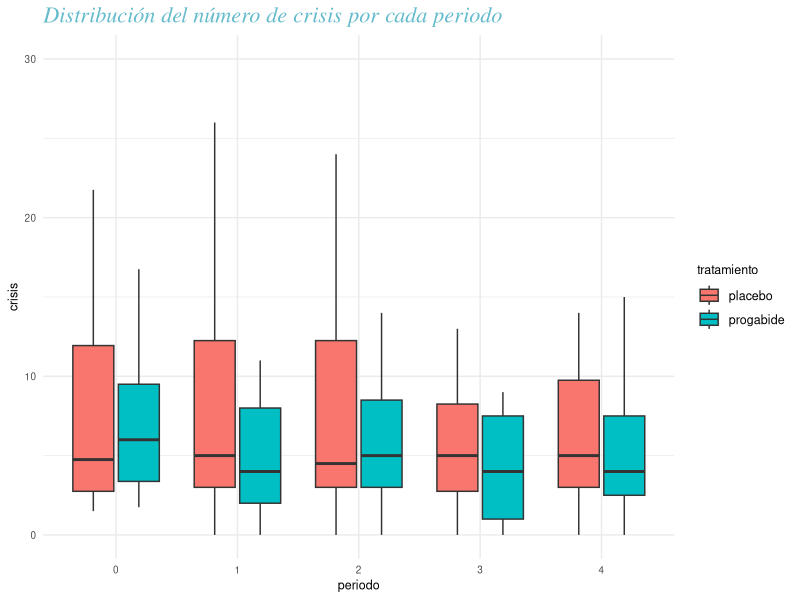
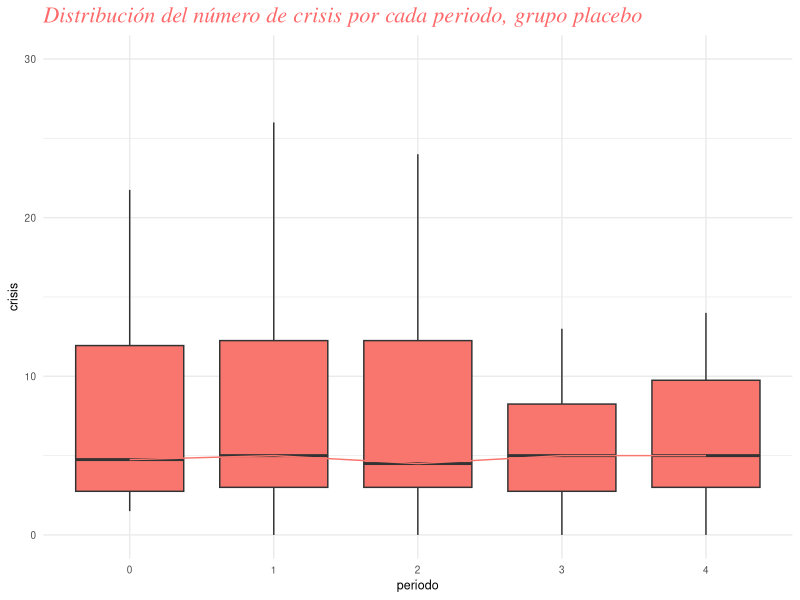
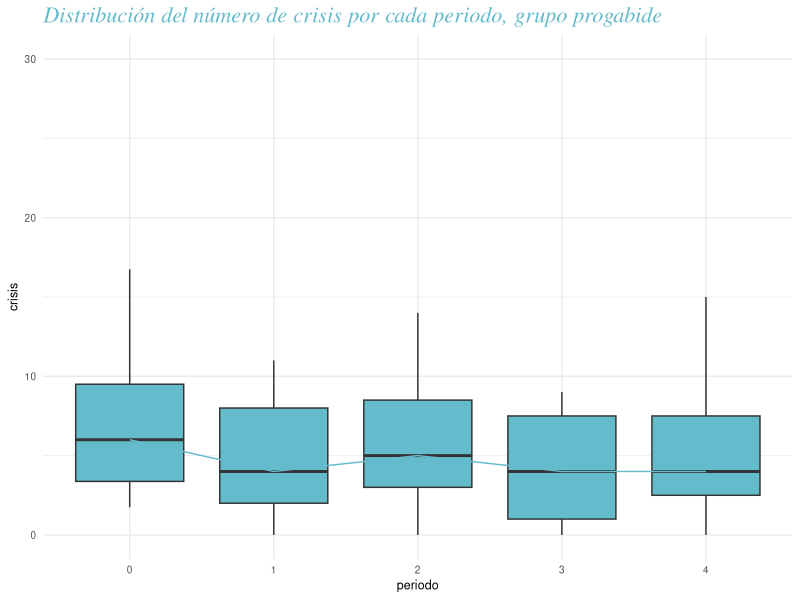

Generate these figures, in order, with R: (Note: this script raises an error after producing the figures.)
## ---- chunk 1
#Librerias
library(pwr)
library(ggplot2)
library(dplyr)
library(fitdistrplus)
library(modeest)
## ---- chunk 2
##Linea Base

# obtenemos toda la base de datos de epilepsia
data_cruda<-MASS::epil
data_cruda<- data_cruda %>% distinct
data_cruda
sujetos_placebo <- data_cruda %>% filter(trt=="placebo") %>% dplyr::select(base,y,subject,period)
sujetos_progabide <- data_cruda %>% filter(trt=="progabide") %>% dplyr::select(base,y,subject,period)

# Quitar los outliers

#buscamos donde estan los outliers, sujetos 49 y 25
data_cruda
which(data_cruda$subject == 25)

#borramos las filas correspondientes y asignamos nuevo nombre

data_cruda_out <- data_cruda[-c(97, 98, 99, 100, 193, 194, 195, 196),]
data_cruda_out

# data cocinada (línea base/4)
Data_cocinada <- data.frame(data_cruda$subject, data_cruda$base /4, data_cruda$y, data_cruda$period, data_cruda$trt)
#cambiando nombres
colnames(Data_cocinada)
names(Data_cocinada)[names(Data_cocinada) == "data_cruda.subject"] <- "sujeto"
names(Data_cocinada)[names(Data_cocinada) == "data_cruda.base.4"] <- "base"
names(Data_cocinada)[names(Data_cocinada) == "data_cruda.y"] <- "crisis"
names(Data_cocinada)[names(Data_cocinada) == "data_cruda.period"] <- "periodo"
names(Data_cocinada)[names(Data_cocinada) == "data_cruda.trt"] <- "tratamiento"
Data_cocinada
# data sin linea base
Data_condimentada <- data.frame(Data_cocinada$sujeto, Data_cocinada$crisis, Data_cocinada$periodo, Data_cocinada$tratamiento)
names(Data_condimentada)[names(Data_condimentada) == "Data_cocinada.sujeto"] <- "sujeto"
names(Data_condimentada)[names(Data_condimentada) == "Data_cocinada.crisis"] <- "crisis"
names(Data_condimentada)[names(Data_condimentada) == "Data_cocinada.periodo"] <- "periodo"
names(Data_condimentada)[names(Data_condimentada) == "Data_cocinada.tratamiento"] <- "tratamiento"
colnames(Data_condimentada)
# Poniendo la línea base como periodo 0
period0 <- data.frame(sujeto= Data_cocinada$sujeto, crisis= Data_cocinada$base, periodo = 0, tratamiento = Data_cocinada$tratamiento)

period0$periodo <- as.factor(period0$periodo)
period0_ND <- period0 %>% distinct

Data_condimentada <- rbind(Data_condimentada, period0_ND)

Data_condimentada
Data_condimentada <- Data_condimentada[with(Data_condimentada, order(Data_condimentada$sujeto)), ]
#Con este data.frame ya podemos hacer nuestras pruebas de hipotesis.
## ---- chunk 3
boxplots_cruda <- ggplot(Data_condimentada, aes(x= periodo, y= crisis, fill= tratamiento)) +
  geom_boxplot(outlier.shape = NA) +
  coord_cartesian(ylim=c(0, 30)) +
  labs(title = "Distribución del número de crisis por cada periodo", x = "periodo", y = "crisis") + theme_minimal() + theme(plot.title = element_text(size = 16, color = "#64BBCC", face = "italic", "bold", family ="serif"), text = element_text(size = 9), legend.title = element_text(size = 9), legend.text = element_text(size = 9))
boxplots_cruda 

boxplots_placebo <- ggplot(Data_condimentada %>% filter(tratamiento=="placebo"), aes(x= periodo, y= crisis, fill= "red")) +
  geom_boxplot(outlier.shape = NA) +
  coord_cartesian(ylim=c(0, 30))+ labs(title = "Distribución del número de crisis por cada periodo, grupo placebo", x = "periodo", y = "crisis") + theme_minimal() + theme(plot.title = element_text(size = 16, color = "#FF696A", face = "italic", "bold", family ="serif"), text = element_text(size = 9), legend.title = element_blank(), legend.text = element_blank(), legend.position='none')  + stat_summary(
    fun.y = median,
    geom = 'line',
    aes(group = tratamiento, colour = tratamiento),
    position = position_dodge(width = 0.9) #this has to be added
  )
boxplots_placebo 

boxplots_proga <- ggplot(Data_condimentada %>% filter(tratamiento=="progabide"), aes(x= periodo, y= crisis, fill= tratamiento)) +
  geom_boxplot(outlier.shape = NA) + scale_fill_manual(values = c("#64BBCC")) +
  coord_cartesian(ylim=c(0, 30))+ labs(title = "Distribución del número de crisis por cada periodo, grupo progabide", x = "periodo", y = "crisis") + theme_minimal() + theme(plot.title = element_text(size = 16, color = "#64BBCC", face = "italic", "bold", family ="serif"), text = element_text(size = 9), legend.title = element_blank(), legend.text = element_blank(), legend.position='none')  + 
  stat_summary(
    fun.y = median,
    geom = 'line',
    aes(group = tratamiento, color= tratamiento),
    position = position_dodge(width = 0.9) #this has to be added
  ) + scale_colour_manual(values = c("#64BBCC"))
boxplots_proga
## ---- chunk 4
# U de Mann-Withney = wilcox.test(paired=FALSE)

Data_wilcoxon <- Data_condimentada
Data_wilcoxon$Vector1<-paste0(Data_wilcoxon$tratamiento, Data_wilcoxon$periodo)

Data_wilcoxon$Vector1 <- as.factor(Data_wilcoxon$Vector1)
w0 <- wilcox.test(Data_wilcoxon$crisis[Data_wilcoxon$Vector1 == "placebo0"], Data_wilcoxon$crisis[Data_wilcoxon$Vector1 == "progabide0"], paired = FALSE, alternative = "greater")
w0$p.value

w1 <- wilcox.test(Data_wilcoxon$crisis[Data_wilcoxon$Vector1 == "placebo1"], Data_wilcoxon$crisis[Data_wilcoxon$Vector1 == "progabide1"], paired = FALSE, alternative = "greater")

w2 <- wilcox.test(Data_wilcoxon$crisis[Data_wilcoxon$Vector1 == "placebo2"], Data_wilcoxon$crisis[Data_wilcoxon$Vector1 == "progabide2"], paired = FALSE, alternative = "greater")

w3 <- wilcox.test(Data_wilcoxon$crisis[Data_wilcoxon$Vector1 == "placebo3"], Data_wilcoxon$crisis[Data_wilcoxon$Vector1 == "progabide3"], paired = FALSE, alternative = "greater")

w4 <- wilcox.test(Data_wilcoxon$crisis[Data_wilcoxon$Vector1 == "placebo4"], Data_wilcoxon$crisis[Data_wilcoxon$Vector1 == "progabide4"], paired = FALSE, alternative = "greater")

w_p_values <- data.frame(w0$p.value,w1$p.value,w2$p.value,w3$p.value,w4$p.value)

w_p_values

write.csv(w_p_values,"C:/Users/luisf/U_de_Mann_Withney.csv", row.names = FALSE)
## ---- chunk 5
Data_placebo <- Data_wilcoxon %>% filter(tratamiento=="placebo")
f1 <- friedman.test(Data_placebo$crisis,Data_placebo$periodo,Data_placebo$sujeto)

Data_progabide <- Data_wilcoxon %>% filter(tratamiento=="progabide")
f2 <- friedman.test(Data_progabide$crisis,Data_progabide$periodo,Data_progabide$sujeto)

friedman_results <- data.frame(f1$p.value,f2$p.value)
friedman_results
write.csv(friedman_results,"C:/Users/luisf/Friedman.csv", row.names = FALSE)
## ---- chunk 6
a <- wilcox.test(Data_wilcoxon$crisis[Data_wilcoxon$Vector1 == "progabide0"], Data_wilcoxon$crisis[Data_wilcoxon$Vector1 == "progabide1"], paired = TRUE, alternative = "greater")

b <- wilcox.test(Data_wilcoxon$crisis[Data_wilcoxon$Vector1 == "progabide0"], Data_wilcoxon$crisis[Data_wilcoxon$Vector1 == "progabide2"], paired = TRUE, alternative = "greater")

c <- wilcox.test(Data_wilcoxon$crisis[Data_wilcoxon$Vector1 == "progabide0"], Data_wilcoxon$crisis[Data_wilcoxon$Vector1 == "progabide3"], paired = TRUE, alternative = "greater")

d <- wilcox.test(Data_wilcoxon$crisis[Data_wilcoxon$Vector1 == "progabide0"], Data_wilcoxon$crisis[Data_wilcoxon$Vector1 == "progabide4"], paired = TRUE, alternative = "greater")

e <- wilcox.test(Data_wilcoxon$crisis[Data_wilcoxon$Vector1 == "progabide1"], Data_wilcoxon$crisis[Data_wilcoxon$Vector1 == "progabide4"], paired = TRUE, alternative = "greater")

f <- wilcox.test(Data_wilcoxon$crisis[Data_wilcoxon$Vector1 == "progabide1"], Data_wilcoxon$crisis[Data_wilcoxon$Vector1 == "progabide2"], paired = TRUE, alternative = "greater")

g <- wilcox.test(Data_wilcoxon$crisis[Data_wilcoxon$Vector1 == "progabide1"], Data_wilcoxon$crisis[Data_wilcoxon$Vector1 == "progabide3"], paired = TRUE, alternative = "greater")

h <- wilcox.test(Data_wilcoxon$crisis[Data_wilcoxon$Vector1 == "progabide2"], Data_wilcoxon$crisis[Data_wilcoxon$Vector1 == "progabide4"], paired = TRUE, alternative = "greater")

i <- wilcox.test(Data_wilcoxon$crisis[Data_wilcoxon$Vector1 == "progabide2"], Data_wilcoxon$crisis[Data_wilcoxon$Vector1 == "progabide3"], paired = TRUE, alternative = "greater")

j <- wilcox.test(Data_wilcoxon$crisis[Data_wilcoxon$Vector1 == "progabide3"], Data_wilcoxon$crisis[Data_wilcoxon$Vector1 == "progabide4"], paired = TRUE, alternative = "greater")


p_values <- c(a$p.value,b$p.value,c$p.value,d$p.value,e$p.value,f$p.value,g$p.value,h$p.value,i$p.value,j$p.value)
p_values

p_ajustada <- c(p.adjust(p_values, method ="bonferroni"))
p_ajustada

p <- data.frame(p_values,p_ajustada)
p
write.csv(p,"C:/Users/luisf/Posthoc.csv", row.names = FALSE)
## ---- chunk 7
Data_progabide
Data_progabide$Vector1 <- as.factor(Data_progabide$Vector1)
pairwise.wilcox.test(x=Data_progabide$crisis, g=Data_progabide$Vector1,alternative="greater",paired=T,p.adjust.method="bonferroni")
## ---- chunk 8
sujetos_placebo1 <- subset(sujetos_placebo, period == "1")
control1 <- data.frame(sujetos_placebo1$y,sujetos_placebo1$age,sujetos_placebo1$subject)
control1 <- rename(control1 %>% distinct, crisis1 = "sujetos_placebo1.y" , edad="sujetos_placebo1.age",sujeto= "sujetos_placebo1.subject")

sujetos_placebo2 <- subset(sujetos_placebo, period == "2")
control2 <- data.frame(sujetos_placebo2$y,sujetos_placebo2$age,sujetos_placebo2$subject)
control2 <- rename(control2 %>% distinct, crisis2 = "sujetos_placebo2.y" , edad="sujetos_placebo2.age",sujeto= "sujetos_placebo2.subject")

sujetos_placebo3 <- subset(sujetos_placebo, period == "3")
control3 <- data.frame(sujetos_placebo3$y,sujetos_placebo3$age,sujetos_placebo3$subject)
control3 <- rename(control3 %>% distinct, crisis3 = "sujetos_placebo3.y" , edad="sujetos_placebo3.age",sujeto= "sujetos_placebo3.subject")

sujetos_placebo4 <- subset(sujetos_placebo, period == "4")
control4 <- data.frame(sujetos_placebo4$y,sujetos_placebo4$age,sujetos_placebo4$subject)
control4 <- rename(control4 %>% distinct, crisis4 = "sujetos_placebo4.y" , edad="sujetos_placebo4.age",sujeto= "sujetos_placebo4.subject")

controles <- data.frame(control0,control1,control2,control3,control4)
## ---- chunk 9
length(sujetos_placebo$subject)/4# 28 pacientes
length(sujetos_progabide$subject)/4 # 31 pacientes
## ---- chunk 10
#install.packages("modeest")
data_descriptiva_edad <- data_cruda %>% dplyr::select(age,subject)
data_descriptiva_edad <- data_descriptiva_edad %>% distinct
## ---- chunk 11
media <- mean(data_descriptiva_edad$age)
media
mediana <- median(data_descriptiva_edad$age)
mediana
moda <- mfv(data_descriptiva_edad$age)
moda
sd <- sd(data_descriptiva_edad$age)
sd
var <- var(data_descriptiva_edad$age)
var
q <- quantile(data_descriptiva_edad$age)
q
iqr <- IQR(data_descriptiva_edad$age)
iqr
cv <- sd/media
cv
ran <- range(data_descriptiva_edad$age)
ran
edad_descriptiva <- c(media,mediana,moda,sd,var,q,iqr,cv,ran)
write.csv(edad_descriptiva,"C:/Users/luisf/EstaDescriptiva_edad.csv", row.names = FALSE)
## ---- chunk 12
media <- mean(sujetos_placebo$y)
media
mediana <- median(sujetos_placebo$y)
mediana
moda <- mfv(sujetos_placebo$y)
moda
sd <- sd(sujetos_placebo$y)
sd
var <- var(sujetos_placebo$y)
var
q <- quantile(sujetos_placebo$y)
q
iqr <- IQR(sujetos_placebo$y)
iqr
cv <- sd/media
cv
ran <- range(sujetos_placebo$y)
ran
crisisplacebo_descriptiva <- c(media,mediana,moda,sd,var,q,iqr,cv,ran)
write.csv(crisisplacebo_descriptiva,"C:/Users/luisf/EstaDescriptiva_crisisplacebo.csv", row.names = FALSE)
## ---- chunk 13
placebo_periodo0 <- sujetos_placebo %>% dplyr::select(base,subject) %>% distinct
media <- mean(placebo_periodo0$base)
media
mediana <- median(placebo_periodo0$base)
mediana
moda <- mfv(placebo_periodo0$base)
moda
sd <- sd(placebo_periodo0$base)
sd
var <- var(placebo_periodo0$base)
var
q <- quantile(placebo_periodo0$base)
q
iqr <- IQR(placebo_periodo0$base)
iqr
cv <- sd/media
cv
ran <- range(placebo_periodo0$base)
ran
placebobase_descriptiva <- c(media,mediana,moda,sd,var,q,iqr,cv,ran)
## ---- chunk 14
placebo_periodo1 <- sujetos_placebo %>% filter(period=="1")
media <- mean(placebo_periodo1$y)
media
mediana <- median(placebo_periodo1$y)
mediana
moda <- mfv(placebo_periodo1$y)
moda
sd <- sd(placebo_periodo1$y)
sd
var <- var(placebo_periodo1$y)
var
q <- quantile(placebo_periodo1$y)
q
iqr <- IQR(placebo_periodo1$y)
iqr
cv <- sd/media
cv
ran <- range(placebo_periodo1$y)
ran
placeboperiodo1_descriptiva <- c(media,mediana,moda,sd,var,q,iqr,cv,ran)
## ---- chunk 15
placebo_periodo2 <- sujetos_placebo %>% filter(period=="2")
media <- mean(placebo_periodo2$y)
media
mediana <- median(placebo_periodo2$y)
mediana
moda <- mfv(placebo_periodo2$y)
moda
sd <- sd(placebo_periodo2$y)
sd
var <- var(placebo_periodo2$y)
var
q <- quantile(placebo_periodo2$y)
q
iqr <- IQR(placebo_periodo2$y)
iqr
cv <- sd/media
cv
ran <- range(placebo_periodo2$y)
ran
placeboperiodo2_descriptiva <- c(media,mediana,moda,sd,var,q,iqr,cv,ran)
## ---- chunk 16
placebo_periodo3 <- sujetos_placebo %>% filter(period=="3")
media <- mean(placebo_periodo3$y)
media
mediana <- median(placebo_periodo3$y)
mediana
moda <- mfv(placebo_periodo3$y)
moda
sd <- sd(placebo_periodo3$y)
sd
var <- var(placebo_periodo3$y)
var
q <- quantile(placebo_periodo3$y)
q
iqr <- IQR(placebo_periodo3$y)
iqr
cv <- sd/media
cv
ran <- range(placebo_periodo3$y)
ran
placeboperiodo3_descriptiva <- c(media,mediana,moda,sd,var,q,iqr,cv,ran)
## ---- chunk 17
placebo_periodo4 <- sujetos_placebo %>% filter(period=="4")
media <- mean(placebo_periodo4$y)
media
mediana <- median(placebo_periodo4$y)
mediana
moda <- mfv(placebo_periodo4$y)
moda
sd <- sd(placebo_periodo4$y)
sd
var <- var(placebo_periodo4$y)
var
q <- quantile(placebo_periodo4$y)
q
iqr <- IQR(placebo_periodo4$y)
iqr
cv <- sd/media
cv
ran <- range(placebo_periodo4$y)
ran
placeboperiodo4_descriptiva <- c(media,mediana,moda,sd,var,q,iqr,cv,ran)

placebo_periodos <- data.frame(placebobase_descriptiva,placeboperiodo1_descriptiva,placeboperiodo2_descriptiva,placeboperiodo3_descriptiva,placeboperiodo4_descriptiva)

write.csv(placebo_periodos,"C:/Users/luisf/EstaDescriptiva_placeboperiodos.csv", row.names = FALSE)
## ---- chunk 18
media <- mean(sujetos_progabide$y)
media
mediana <- median(sujetos_progabide$y)
mediana
moda <- mfv(sujetos_progabide$y)
moda
sd <- sd(sujetos_progabide$y)
sd
var <- var(sujetos_progabide$y)
var
q <- quantile(sujetos_progabide$y)
q
iqr <- IQR(sujetos_progabide$y)
iqr
cv <- sd/media
cv
ran <- range(sujetos_progabide$y)
ran
progabidecrisis_descriptiva <- c(media,mediana,moda,sd,var,q,iqr,cv,ran)
write.csv(progabidecrisis_descriptiva,"C:/Users/luisf/EstaDescriptiva_progabidecrisis.csv", row.names = FALSE)
## ---- chunk 19
progabide_periodo0 <- sujetos_progabide %>% dplyr::select(base,subject) %>% distinct
media <- mean(progabide_periodo0$base)
media
mediana <- median(progabide_periodo0$base)
mediana
moda <- mfv(progabide_periodo0$base)
moda
sd <- sd(progabide_periodo0$base)
sd
var <- var(progabide_periodo0$base)
var
q <- quantile(progabide_periodo0$base)
q
iqr <- IQR(progabide_periodo0$base)
iqr
cv <- sd/media
cv
ran <- range(progabide_periodo0$base)
ran
progabidebase_descriptiva <- c(media,mediana,moda,sd,var,q,iqr,cv,ran)
## ---- chunk 20
progabide_periodo1 <- sujetos_progabide %>% filter(period=="1")
media <- mean(progabide_periodo1$y)
media
mediana <- median(progabide_periodo1$y)
mediana
moda <- mfv(progabide_periodo1$y)
moda
sd <- sd(progabide_periodo1$y)
sd
var <- var(progabide_periodo1$y)
var
q <- quantile(progabide_periodo1$y)
q
iqr <- IQR(progabide_periodo1$y)
iqr
cv <- sd/media
cv
ran <- range(progabide_periodo1$y)
ran
progabideperiodo1_descriptiva <- c(media,mediana,moda,sd,var,q,iqr,cv,ran)
## ---- chunk 21
progabide_periodo2 <- sujetos_progabide %>% filter(period=="2")
media <- mean(progabide_periodo2$y)
media
mediana <- median(progabide_periodo2$y)

moda <- mfv(progabide_periodo2$y)
moda <- paste(moda[1],moda[2])
sd <- sd(progabide_periodo2$y)
sd
var <- var(progabide_periodo2$y)
var
q <- quantile(progabide_periodo2$y)
q
iqr <- IQR(progabide_periodo2$y)
iqr
cv <- sd/media
cv
ran <- range(progabide_periodo2$y)
ran
progabideperiodo2_descriptiva <- c(media,mediana,moda,sd,var,q,iqr,cv,ran)

## ---- chunk 22
progabide_periodo3 <- sujetos_progabide %>% filter(period=="3")
media <- mean(progabide_periodo3$y)
media
mediana <- median(progabide_periodo3$y)
mediana
moda <- mfv(progabide_periodo3$y)
moda
sd <- sd(progabide_periodo3$y)
sd
var <- var(progabide_periodo3$y)
var
q <- quantile(progabide_periodo3$y)
q
iqr <- IQR(progabide_periodo3$y)
iqr
cv <- sd/media
cv
ran <- range(progabide_periodo3$y)
ran
progabideperiodo3_descriptiva <- c(media,mediana,moda,sd,var,q,iqr,cv,ran)

## ---- chunk 23
progabide_periodo4 <- sujetos_progabide %>% filter(period=="4")
media <- mean(progabide_periodo4$y)
media
mediana <- median(progabide_periodo4$y)
mediana
moda <- mfv(progabide_periodo4$y)
moda
sd <- sd(progabide_periodo4$y)
sd
var <- var(progabide_periodo4$y)
var
q <- quantile(progabide_periodo4$y)
q
iqr <- IQR(progabide_periodo4$y)
iqr
cv <- sd/media
cv
ran <- ?range(progabide_periodo4$y)
ran
progabideperiodo4_descriptiva <- c(media,mediana,moda,sd,var,q,iqr,cv,ran)

progabide_periodos <- data.frame(progabidebase_descriptiva,progabideperiodo1_descriptiva,progabideperiodo2_descriptiva,progabideperiodo3_descriptiva,progabideperiodo4_descriptiva)

write.csv(progabide_periodos,"C:/Users/luisf/EstaDescriptiva_progabideperiodos.csv", row.names = FALSE)
## ---- chunk 24

## Control 1
shapiro.test(control1$crisis1)# se rechaza hipótesis nula, no es normal la distribución 
hist(control1$crisis1)
library(fitdistrplus)
descdist(control1$crisis1) # se ve que también es beta
qqnorm(control1$base)
qqline(control1$base, col="purple", lw=2) #se ve que no es normal

## Control 2
shapiro.test(control2$crisis2) # se rechaza hipótesis nula, no es normal la distribución 
hist(control2$crisis2)
library(fitdistrplus)
descdist(control2$crisis2)# se ve que también es beta

## Control 3
shapiro.test(control3$crisis3) # se rechaza hipótesis nula, no es normal la distribución 
hist(control3$crisis3)
library(fitdistrplus)
descdist(control3$crisis3)# se ve que también es beta

## Control 4
shapiro.test(control4$crisis4) # se rechaza hipótesis nula, no es normal la distribución 
hist(control4$crisis4)
library(fitdistrplus)
descdist(control4$crisis4)# se ve que también es beta
## ---- chunk 25

sujetos.control <- data.frame(sujetos_placebo$subject, sujetos_placebo$y, sujetos_placebo$period)

names(sujetos.control)[names(sujetos.control) == "sujetos_placebo.y"] <- "crisis"
names(sujetos.control)[names(sujetos.control) == "sujetos_placebo.period"] <- "periodo"
names(sujetos.control)[names(sujetos.control) == "sujetos_placebo.subject"] <- "sujetos"

p0.c <- data.frame(sujetos = sujetos_placebo$subject, crisis= sujetos_placebo$base, periodo = 0 )

sujetos.control <- rbind(sujetos.control, p0.c)
sujetos.control$periodo <- as.factor(sujetos.control$periodo)
sujetos.control$sujetos <- as.factor(sujetos.control$sujetos)

indcontrol <- ggplot(sujetos.control, aes(x = periodo, y = crisis, color = sujetos, group = sujetos)) + geom_point() + geom_line()+
  labs(title = "Crisis de cada paciente del grupo control con respecto al tiempo", x = "periodo", y = "crisis") + theme(plot.title = element_text(size = 16, color = "#64BBCC", face = "italic", "bold", family ="serif"), text = element_text(size = 9), legend.title = element_text(size = 9), legend.text = element_text(size = 9))
indcontrol

## ---- chunk 26
sujetos <- sujetos_progabide$subject
sujetos.df <- data.frame(sujetos, sujetos_progabide$y, sujetos_progabide$period)

names(sujetos.df)[names(sujetos.df) == "sujetos_progabide.y"] <- "crisis"
names(sujetos.df)[names(sujetos.df) == "sujetos_progabide.period"] <- "periodo"

periodo0 <- data.frame(sujetos = sujetos_progabide$subject, crisis= sujetos_progabide$base, periodo = 0 )

sujetos.df <- rbind(sujetos.df, periodo0)
sujetos.df$periodo <- as.factor(sujetos.df$periodo)
sujetos.df$sujetos <- as.factor(sujetos.df$sujetos)

individual <- ggplot(sujetos.df, aes(x = periodo, y = crisis, color = sujetos, group = sujetos)) + geom_point() + geom_line() +
  labs(title = "Crisis de cada paciente del grupo experimental con respecto al tiempo", x = "periodo", y = "crisis") + theme(plot.title = element_text(size = 16, color = "#D3B7ED", face = "italic", "bold", family ="serif"), text = element_text(size = 9), legend.title = element_text(size = 9), legend.text = element_text(size = 9))
individual

## ---- chunk 27
boxplotsc.df <- data.frame(sujetos_placebo$y, sujetos_placebo$period)
colnames(boxplotsc.df)

names(boxplotsc.df)[names(boxplotsc.df) == "sujetos_placebo.y"] <- "crisis"
names(boxplotsc.df)[names(boxplotsc.df) == "sujetos_placebo.period"] <- "periodo"

p0 <- data.frame(crisis= sujetos_placebo$base / 4, periodo = 0)

boxplotsc.df <- rbind(boxplotsc.df, p0)
boxplotsc.df$periodo <- as.factor(boxplotsc.df$periodo)

bpcontrol <- ggplot(boxplotsc.df, aes(x= periodo, y= crisis, color=periodo)) +
  geom_boxplot()
bpcontrol
